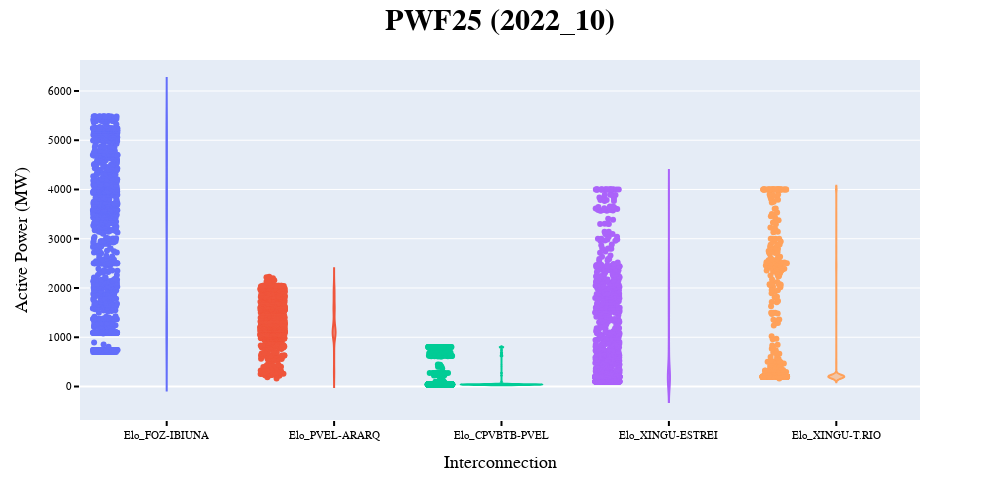

Notebook source saved alongside this figure:
### Code cell
violin_plot(pwf25_hm, "P(MW)", "PWF25", "2022_10", 'all')

### Figure 1 — Plotly figure (JSON) as saved in the notebook; plotly's stock layout.template omitted (floating-point values rounded to 4 significant figures; data arrays with more than 128 entries replaced by an {"elided": "..."} marker saying what was removed)
{"data": [{"alignmentgroup": "True", "box": {"visible": false}, "hovertemplate": "Nome Elo=%{x}<br>P(MW)=%{y}<extra></extra>", "legendgroup": "Elo_FOZ-IBIUNA", "marker": {"color": "#636efa"}, "meanline": {"visible": true}, "name": "Elo_FOZ-IBIUNA", "offsetgroup": "Elo_FOZ-IBIUNA", "orientation": "v", "points": "all", "scalegroup": "True", "showlegend": true, "type": "violin", "x": {"elided": "1344 str values"}, "x0": " ", "xaxis": "x", "y": {"elided": "1344 float values"}, "y0": " ", "yaxis": "y"}, {"alignmentgroup": "True", "box": {"visible": false}, "hovertemplate": "Nome Elo=%{x}<br>P(MW)=%{y}<extra></extra>", "legendgroup": "Elo_PVEL-ARARQ", "marker": {"color": "#EF553B"}, "meanline": {"visible": true}, "name": "Elo_PVEL-ARARQ", "offsetgroup": "Elo_PVEL-ARARQ", "orientation": "v", "points": "all", "scalegroup": "True", "showlegend": true, "type": "violin", "x": {"elided": "1344 str values"}, "x0": " ", "xaxis": "x", "y": {"elided": "1344 int values"}, "y0": " ", "yaxis": "y"}, {"alignmentgroup": "True", "box": {"visible": false}, "hovertemplate": "Nome Elo=%{x}<br>P(MW)=%{y}<extra></extra>", "legendgroup": "Elo_CPVBTB-PVEL", "marker": {"color": "#00cc96"}, "meanline": {"visible": true}, "name": "Elo_CPVBTB-PVEL", "offsetgroup": "Elo_CPVBTB-PVEL", "orientation": "v", "points": "all", "scalegroup": "True", "showlegend": true, "type": "violin", "x": {"elided": "1344 str values"}, "x0": " ", "xaxis": "x", "y": {"elided": "1344 int values"}, "y0": " ", "yaxis": "y"}, {"alignmentgroup": "True", "box": {"visible": false}, "hovertemplate": "Nome Elo=%{x}<br>P(MW)=%{y}<extra></extra>", "legendgroup": "Elo_XINGU-ESTREI", "marker": {"color": "#ab63fa"}, "meanline": {"visible": true}, "name": "Elo_XINGU-ESTREI", "offsetgroup": "Elo_XINGU-ESTREI", "orientation": "v", "points": "all", "scalegroup": "True", "showlegend": true, "type": "violin", "x": {"elided": "1344 str values"}, "x0": " ", "xaxis": "x", "y": {"elided": "1344 float values"}, "y0": " ", "yaxis": "y"}, {"alignmentgroup": "True", "box": {"visible": false}, "hovertemplate": "Nome Elo=%{x}<br>P(MW)=%{y}<extra></extra>", "legendgroup": "Elo_XINGU-T.RIO", "marker": {"color": "#FFA15A"}, "meanline": {"visible": true}, "name": "Elo_XINGU-T.RIO", "offsetgroup": "Elo_XINGU-T.RIO", "orientation": "v", "points": "all", "scalegroup": "True", "showlegend": true, "type": "violin", "x": {"elided": "1344 str values"}, "x0": " ", "xaxis": "x", "y": {"elided": "1344 float values"}, "y0": " ", "yaxis": "y"}], "layout": {"autosize": false, "font": {"color": "black", "family": "Courier"}, "height": 500, "legend": {"title": {"text": "Nome Elo"}, "tracegroupgap": 0}, "margin": {"t": 60}, "showlegend": false, "title": {"font": {"size": 30}, "text": "<b>PWF25 (2022_10)</b>", "x": 0.5, "yref": "paper"}, "violinmode": "overlay", "width": 1000, "xaxis": {"anchor": "y", "categoryarray": ["Elo_FOZ-IBIUNA", "Elo_PVEL-ARARQ", "Elo_CPVBTB-PVEL", "Elo_XINGU-ESTREI", "Elo_XINGU-T.RIO"], "categoryorder": "array", "domain": [0, 1], "tickcolor": "black", "tickfont": {"family": "Arial Black", "size": 11}, "ticklen": 5, "ticks": "outside", "tickwidth": 2, "title": {"font": {"size": 18}, "text": "Interconnection"}}, "yaxis": {"anchor": "x", "domain": [0, 1], "tickcolor": "black", "tickfont": {"family": "Arial Black", "size": 11}, "ticklen": 5, "ticks": "outside", "tickwidth": 2, "title": {"font": {"size": 18}, "text": "Active Power (MW)"}}}}
